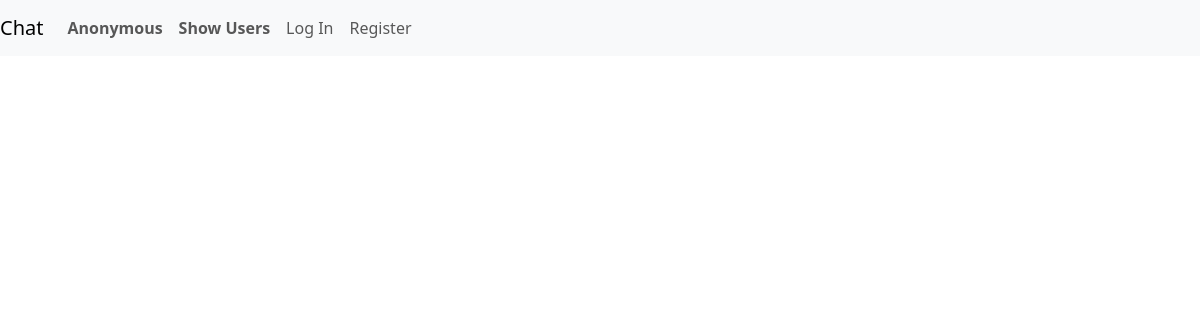
The app's page /, older data.
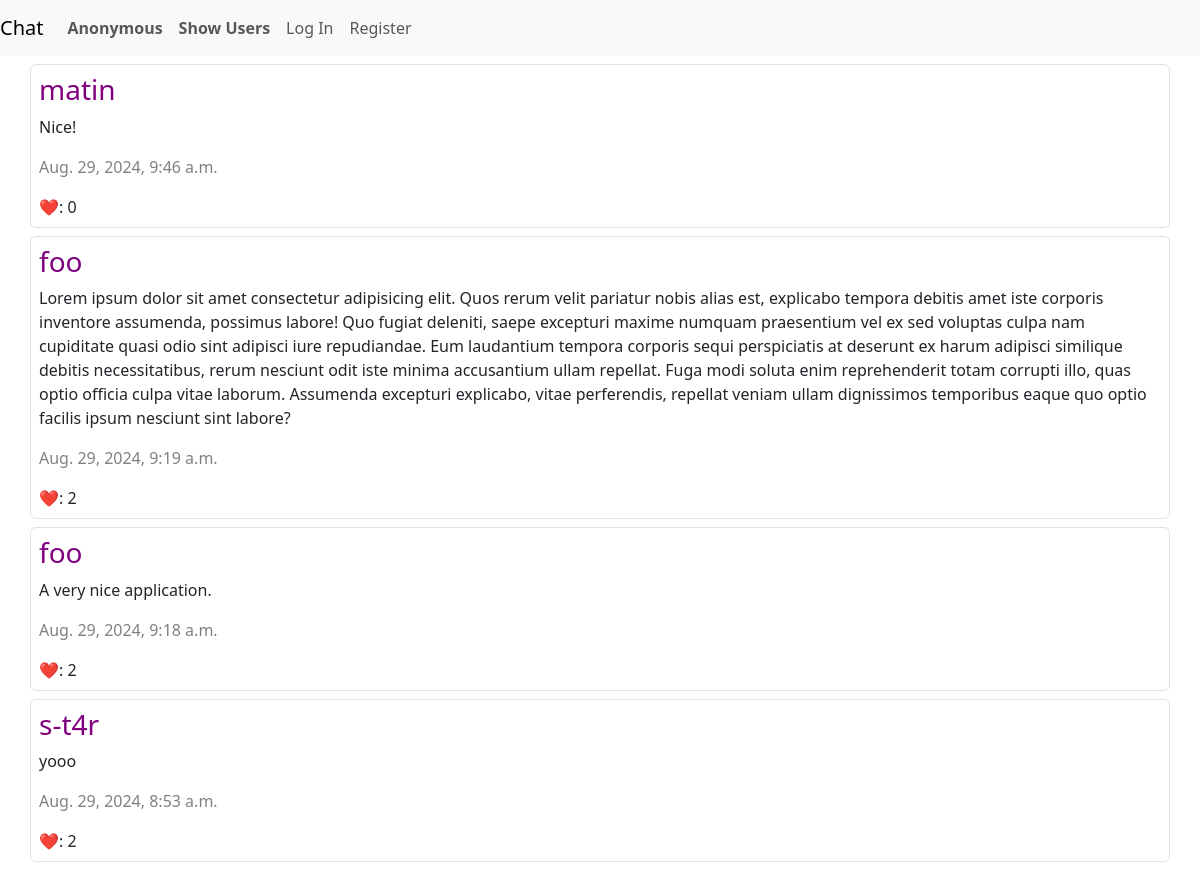
The same page, newer data.
### chat/models.py (models this page shows)
class Posts(models.Model):
    id = models.AutoField(primary_key=True)
    content = models.TextField()
    timestamp = models.DateTimeField(auto_now_add=True)
    user = models.ForeignKey(User, on_delete=models.CASCADE, related_name='user_posts')
    likes = models.ManyToManyField(User, related_name="liked_posts", blank=True)

class User(AbstractUser):
    karma = models.IntegerField()
    groups = models.ManyToManyField(
        'auth.Group',
        related_name='chat_users',
        blank=True,
        help_text='The groups this user belongs to.',
        verbose_name='groups',
    )
    user_permissions = models.ManyToManyField(
        'auth.Permission',
        related_name='chat_user_permissions',
        blank=True,
        help_text='Specific permissions for this user.',
        verbose_name='user permissions',
    )
    following = models.ManyToManyField("self", symmetrical=False, related_name="followers", blank=True)

### chat/views.py (the view)
# urls.py: path("", views.index, name="index"),
def index(request):
    posts = Posts.objects.all().order_by("-timestamp")
    paginator = Paginator(posts, 10)
    page_number = request.GET.get('page')
    page_obj = paginator.get_page(page_number)
    return render(request, "chat/index.html", {
        "page_obj": page_obj,
    })

### chat/templates/chat/index.html (shortened to what this page needs)
{% extends "chat/layout.html" %}
{% load static %}
{% block body %}
    <div class="container-fluid">
    {% for post in page_obj %}
        <div id="{{ post.id }}" class="container border rounded-2 p-2 mt-2">
            <h3>
                <a href="{% url 'user_profile' post.user.id %}"
                style="color: purple; text-decoration: none;">
                    {{ post.user }}
                </a>
            </h3>
            <p id="post_content_{{ post.id }}">{{ post.content }}</p>
            <p><span style="color: gray; font-weight: 100;">{{ post.timestamp }}</span></p>
            <span>❤️: <span id="like_count_{{ post.id }}">{{ post.likes.count }}</span></span>
        </div>
        {% endfor %}
        <div class="pagination p-2">
        </div>
    </div>
{% endblock %}

Row changes from the older to the newer data that the page shows:
added Posts: user "matin", content "Nice!", timestamp "Aug. 29, 2024, 9:46 a.m.", likes.count "0"
added Posts: user "foo", content "Lorem ipsum dolor sit amet consectetur adipisicing elit. Quos rerum velit pariatur nobis alias est, explicabo tempora debitis amet iste corporis inventore assumenda, possimus labore! Quo fugiat deleniti, saepe excepturi maxime numquam praesentium vel ex sed voluptas culpa nam cupiditate quasi odio sint adipisci iure repudiandae. Eum laudantium tempora corporis sequi perspiciatis at deserunt ex harum adipisci similique debitis necessitatibus, rerum nesciunt odit iste minima accusantium ullam repellat. Fuga modi soluta enim reprehenderit totam corrupti illo, quas optio officia culpa vitae laborum. Assumenda excepturi explicabo, vitae perferendis, repellat veniam ullam dignissimos temporibus…", timestamp "Aug. 29, 2024, 9:19 a.m.", likes.count "2"
added Posts: user "foo", content "A very nice application.", timestamp "Aug. 29, 2024, 9:18 a.m.", likes.count "2"
added Posts: user "s-t4r", content "yooo", timestamp "Aug. 29, 2024, 8:53 a.m.", likes.count "2"
